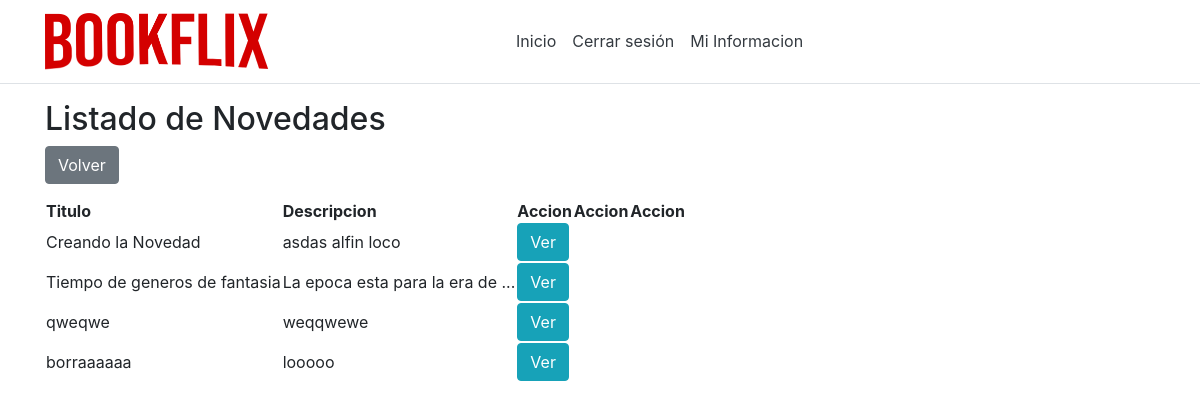
The page /listNovedades/ (signed in) on the database as committed earlier.
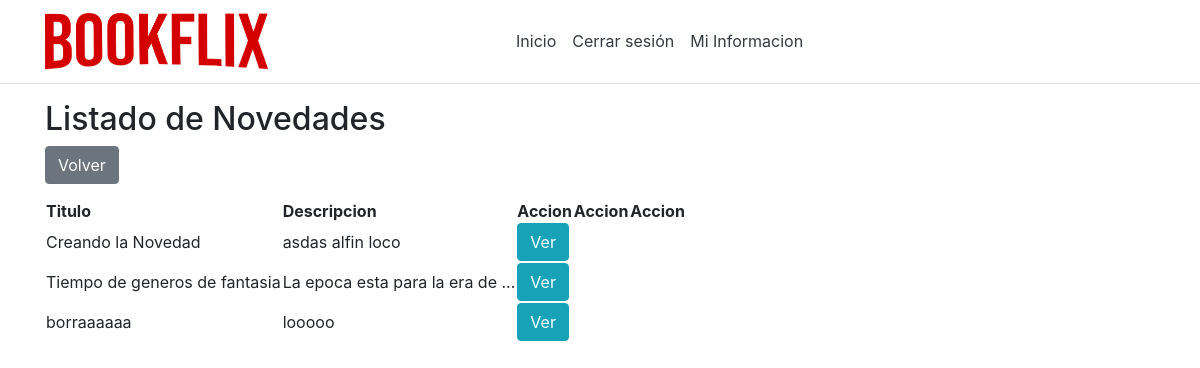
The same page on the database as committed later.
### app/models.py (models this page shows, shortened)
class Novedad(models.Model):
    id = models.AutoField(primary_key=True)
    titulo = models.CharField(max_length=50, unique=True)
    descripcion = models.CharField(max_length=255)
    archivo = models.ImageField(upload_to='static/images/', null = True, blank = True)
    archivoVideo = models.FileField(upload_to='static/videos/', null = True, blank = True)

### app/views.py (the view)
# urls.py: path('listNovedades/', views.listNovedades),
def listNovedades(request):
    novedades = Novedad.objects.all()
    return render(request, "shared/listOfNovedades.html", {'novedades': novedades})

### app/models.py (called while the page is built)
    @property
    def is_active(self):
        return self.active

    @property
    def is_superuser(self):
        return self.superuser

### app/templates/shared/listOfNovedades.html (shortened to what this page needs)
{% extends 'default/layout.html' %}
{% block suscriptor %}
<h2>Listado de Novedades</h2>
<form method="get" action="/inicio">
    <button class="btn btn-secondary" type="submit">Volver</button>
</form>
{% if novedades %}
<table>
    <thead>
        <tr>
            <th>Titulo</th>
            <th>Descripcion</th>
            <th>Accion</th>
            <th>Accion</th>
            <th>Accion</th>
        </tr>
    </thead>
    <tbody>
        {% for novedad in novedades %}
        <tr>
            <td>{{ novedad.titulo }}</td>
            <td>{{ novedad.descripcion }}</td>
            <td><a class="btn btn-info" role="button" href="/novedadView/{{ novedad.id }}">Ver</a></td>
        </tr>
        {% endfor %}
    </tbody>
</table>
{% else %}
        <h2>No existen Novedades</h2>
{% endif %}
{% endblock %}

Rows that differ between the two databases and show on the page:
removed Novedad: titulo "qweqwe", descripcion "weqqwewe"
